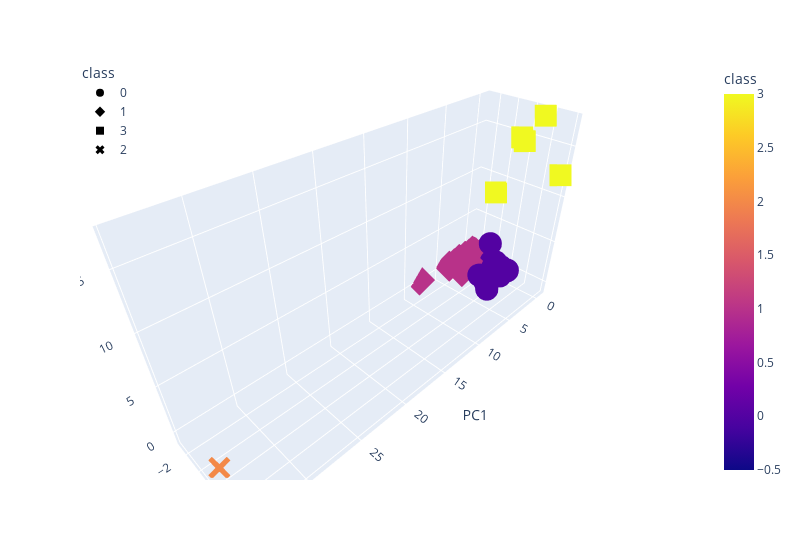

Source (notebook cell):
### Markdown cell above
### Visualizing Results

#### 3D-Scatter with Clusters

### Code cell
# Create a 3D-Scatter with the PCA data and the cluster
fig = px.scatter_3d(
    cluster_df,
    x="PC1",
    y="PC2",
    z="PC3",
    color="class",
    symbol="class",
    hover_name="CoinName",
    hover_data=["Algorithm"],
    width=800,
)
fig.update_layout(legend=dict(x=0, y=1))
fig.show()

### Figure 1 — Plotly figure (JSON) as saved in the notebook; plotly's stock layout.template omitted (floating-point values rounded to 4 significant figures; data arrays with more than 128 entries replaced by an {"elided": "..."} marker saying what was removed)
{"data": [{"customdata": {"elided": "287x1 str values"}, "hovertemplate": "<b>%{hovertext}</b><br><br>class=%{marker.color}<br>PC1=%{x}<br>PC2=%{y}<br>PC3=%{z}<br>Algorithm=%{customdata[0]}<extra></extra>", "hovertext": {"elided": "287 str values"}, "legendgroup": "0", "marker": {"color": {"elided": "287 int values"}, "coloraxis": "coloraxis", "symbol": "circle"}, "mode": "markers", "name": "0", "scene": "scene", "showlegend": true, "type": "scatter3d", "x": {"elided": "287 float values"}, "y": {"elided": "287 float values"}, "z": {"elided": "287 float values"}}, {"customdata": {"elided": "239x1 str values"}, "hovertemplate": "<b>%{hovertext}</b><br><br>class=%{marker.color}<br>PC1=%{x}<br>PC2=%{y}<br>PC3=%{z}<br>Algorithm=%{customdata[0]}<extra></extra>", "hovertext": {"elided": "239 str values"}, "legendgroup": "1", "marker": {"color": {"elided": "239 int values"}, "coloraxis": "coloraxis", "symbol": "diamond"}, "mode": "markers", "name": "1", "scene": "scene", "showlegend": true, "type": "scatter3d", "x": {"elided": "239 float values"}, "y": {"elided": "239 float values"}, "z": {"elided": "239 float values"}}, {"customdata": [["Proof-of-BibleHash"], ["SHA-256 + Hive"], ["Proof-of-Authority"], ["ECC 256K1"], ["Leased POS"]], "hovertemplate": "<b>%{hovertext}</b><br><br>class=%{marker.color}<br>PC1=%{x}<br>PC2=%{y}<br>PC3=%{z}<br>Algorithm=%{customdata[0]}<extra></extra>", "hovertext": ["BiblePay", "LitecoinCash", "Poa Network", "Acute Angle Cloud", "Waves"], "legendgroup": "3", "marker": {"color": [3, 3, 3, 3, 3], "coloraxis": "coloraxis", "symbol": "square"}, "mode": "markers", "name": "3", "scene": "scene", "showlegend": true, "type": "scatter3d", "x": [-0.2452, -0.2743, -0.3657, -0.3151, -0.4007], "y": [6.107, -0.4121, 1.897, 1.606, 3.546], "z": [12.53, 8.499, 14.57, 14.87, 17.34]}, {"customdata": [["TRC10"]], "hovertemplate": "<b>%{hovertext}</b><br><br>class=%{marker.color}<br>PC1=%{x}<br>PC2=%{y}<br>PC3=%{z}<br>Algorithm=%{customdata[0]}<extra></extra>", "hovertext": ["BitTorrent"], "legendgroup": "2", "marker": {"color": [2], "coloraxis": "coloraxis", "symbol": "x"}, "mode": "markers", "name": "2", "scene": "scene", "showlegend": true, "type": "scatter3d", "x": [34.1], "y": [1.166], "z": [-0.8559]}], "layout": {"coloraxis": {"colorbar": {"title": {"text": "class"}}, "colorscale": [[0, "#0d0887"], [0.1111, "#46039f"], [0.2222, "#7201a8"], [0.3333, "#9c179e"], [0.4444, "#bd3786"], [0.5556, "#d8576b"], [0.6667, "#ed7953"], [0.7778, "#fb9f3a"], [0.8889, "#fdca26"], [1, "#f0f921"]]}, "legend": {"title": {"text": "class"}, "tracegroupgap": 0, "x": 0, "y": 1}, "margin": {"t": 60}, "scene": {"domain": {"x": [0, 1], "y": [0, 1]}, "xaxis": {"title": {"text": "PC1"}}, "yaxis": {"title": {"text": "PC2"}}, "zaxis": {"title": {"text": "PC3"}}}, "width": 800}}
